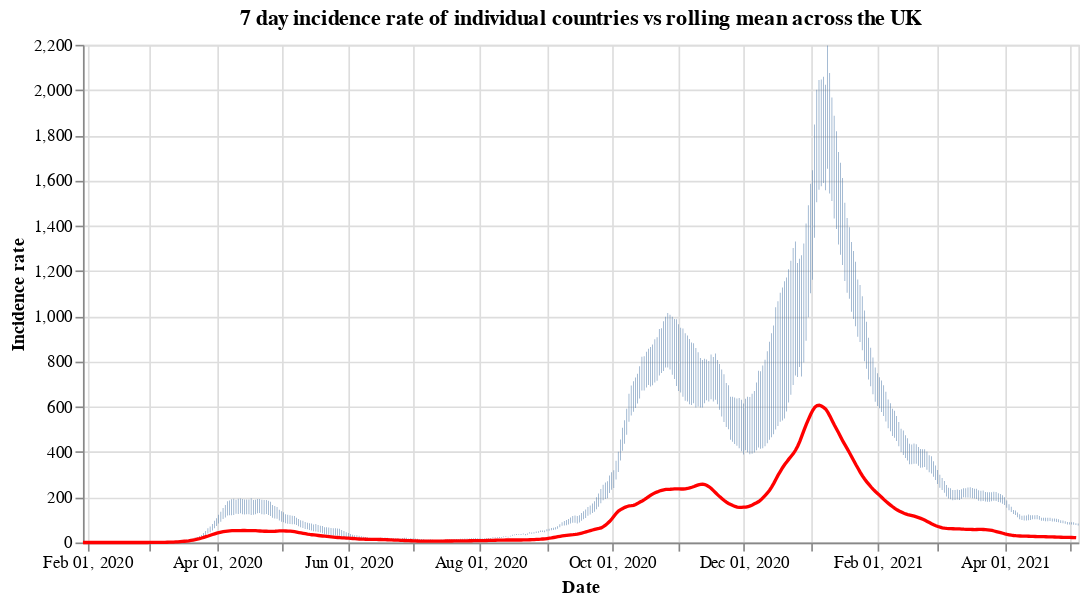

Notebook code cell kept with this figure:
### Code cell
#collapse
countries = uk_cases['areaName'].unique()
countries.sort()

selection = alt.selection_single(
    name='Select',
    fields=['areaName'],
    init={'areaName': 'Wales'},
    bind={'areaName': alt.binding_select(options=countries)}
)

# scatter plot, modify opacity based on selection
bars = alt.Chart(uk_cases).mark_bar().add_selection(
    selection
).encode(
    x=alt.X("yearmonthdate(date):T", axis=alt.Axis(title='Date')),
    y=alt.Y("weeklyCasesRate:Q", axis=alt.Axis(title='Incidence rate')),
    tooltip='weeklyCasesRate:Q',
    opacity=alt.condition(selection, alt.value(1), alt.value(0))
).properties(title=f'7 day incidence rate of individual countries vs rolling mean across the UK', width=600)

line = alt.Chart(overview_cases).mark_line(
    color='red',
    size=2,
).transform_window(
    rolling_mean='mean(weeklyCasesRate)',
    frame=[0, 7]
).encode(
    x='yearmonthdate(date):T',
    y='rolling_mean:Q'
)

alt.layer(bars, line)

### Figure 1 — Vega-Lite specification as saved in the notebook (floating-point values rounded to 4 significant figures; data arrays with more than 128 entries replaced by an {"elided": "..."} marker saying what was removed)
{"config": {"view": {"continuousWidth": 400, "continuousHeight": 300}}, "layer": [{"data": {"name": "data-2781e2aba42497fdc77f845f584e04f3"}, "mark": "bar", "encoding": {"opacity": {"condition": {"value": 1, "selection": "Select"}, "value": 0}, "tooltip": {"type": "quantitative", "field": "weeklyCasesRate"}, "x": {"type": "temporal", "axis": {"title": "Date"}, "field": "date", "timeUnit": "yearmonthdate"}, "y": {"type": "quantitative", "axis": {"title": "Incidence rate"}, "field": "weeklyCasesRate"}}, "selection": {"Select": {"type": "single", "fields": ["areaName"], "init": {"areaName": "Wales"}, "bind": {"areaName": {"input": "select", "options": ["England", "Northern Ireland", "Scotland", "Wales"]}}}}, "title": "7 day incidence rate of individual countries vs rolling mean across the UK", "width": 600}, {"data": {"name": "data-cffc7cfed651b1ee2005969d7761c936"}, "mark": {"type": "line", "color": "red", "size": 2}, "encoding": {"x": {"type": "temporal", "field": "date", "timeUnit": "yearmonthdate"}, "y": {"type": "quantitative", "field": "rolling_mean"}}, "transform": [{"window": [{"op": "mean", "field": "weeklyCasesRate", "as": "rolling_mean"}], "frame": [0, 7]}]}], "$schema": "https://vega.github.io/schema/vega-lite/v4.8.1.json", "datasets": {"data-2781e2aba42497fdc77f845f584e04f3": {"elided": "1752 records"}, "data-cffc7cfed651b1ee2005969d7761c936": {"elided": "461 records"}}}
